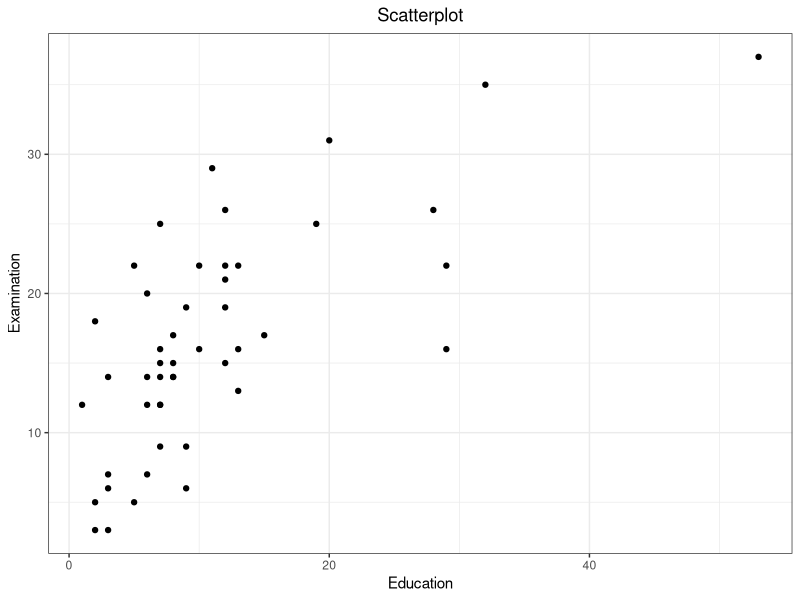

This figure's R source:
## ---- chunk 1
knitr::opts_chunk$set(cache = TRUE, include = TRUE)
## ---- chunk 2

vec1 <- rep(5, 10) #vector of ten 5s

vec2 <- c(1:10) #vector counting from 1 to 10

vec3 <- seq(from = 1, to = 10, by = 1) #vector counting from 1 to 10

vec4 <- rep(NA, 10) #vector of 10 NAss

all_vecs <- cbind(vec1, vec2, vec3, vec4) #bind vectorss together using cbind
#we get four columns and ten rows

all_vecs2 <- rbind(vec1, vec2, vec3, vec4) #bind vectors together using rbind
#we get ten columns and four rows

## ---- chunk 3
set.seed(425)

#simulate 100 draws from N(2, 4)
draws <- rnorm(100, 2, 4)

#calculate proportion of draws above 3.1
sum(draws > 3.1)/length(draws)
#0.39

#using pnorm to retrieve the expected proportion of draws above 1.5
1 - pnorm(3.1, 2, 4)
#just about matches above!

#repeating the above with 100,000 draws
draws2 <- rnorm(10000, 2, 4)
sum(draws2 > 3.1)/length(draws2)
#0.3864, very similar

#We simulated 1 - CDF of N(2, 4) at x = 3.1 

## ---- chunk 4
#creating a container (here, a vector) into which we can dump the 1s and 0s. 
#We could do this with c() but it's more efficient to create
#a container of the proper size first 
draws_new <- vector("integer", length(draws))

#for loop that fills the container with 1 when draws > 3.1 and 0 elsewise
for (i in 1:length(draws)){
  if(draws[i] > 3.1){
    draws_new[i] <- 1
  } else draws_new[i] <- 0
}

sum(draws_new) #the number here looks familiar, no?

#repeat above using ifelse
draws_new2 <- ifelse(draws > 3.1, 1, 0)

#checking to make sure we have the same number
sum(draws_new2)
#yay! it is the same.

## ---- chunk 5
#loading in swiss dataset
data(swiss)

#find number of variables and number of observations
ncol(swiss); nrow(swiss)
#six variables, 47 observations

#summary
summary(swiss$Catholic)

#creating protestant variable
swiss$Protestant <- 100 - swiss$Catholic

#summary
summary(swiss$Protestant)

#finding mean of Protestant
mean(swiss$Protestant)
#58.86

## ---- chunk 6
#finding the type of swisss
class(swiss) 
typeof(swiss)

#corece swiss to a list
swiss_list <- as.list(swiss)

#View
View(swiss_list)

#get length of swiss dataset 
length(swiss)

#7 - this is because swiss is a dataframe and a dataframe is really a list of
#same length vectors. This fact helps dataframes mimic matrices.

#this is an example matrix
test_mat <- matrix(c(1, 0, 3, 2, 4, 5, 6, 8), nrow = 4, ncol = 2)
#this is the length
length(test_mat)
#8

#?length()
## ---- chunk 7
#creating container for for loop
medians <- vector("double", ncol(swiss))

#for loop that finds the median for each variable (column)
for (i in seq_along(swiss)){
  medians[i] <- median(swiss[, i])
}

#assigning the names of swiss (variable names/column headers) to the median
#vector
names(medians) <- names(swiss)

#print
print(medians)
## ---- chunk 8
#examine functions
?apply()
?sapply()
?lapply()


#using apply
medians2 <- apply(swiss, 2, median)
print(medians2)
typeof(medians2)
#it created a named vector

#using lapply
medians3 <- lapply(swiss, median)
print(medians3)
typeof(medians3)
#outputs a named list

#using sapply
medians4 <- sapply(swiss, median)
print(medians4)
typeof(medians4)
#outputs a named vector
## ---- chunk 9
library(ggplot2)

ggplot(swiss, aes(x = Education, y = Examination)) +
  geom_point() + 
  labs(x = "Education", y = "Examination", title = "Scatterplot") +
  theme_bw() +
  theme(plot.title = element_text(hjust = 0.5))

#looks there there could be a positive relationship between Examination and Education 
# as Examination score increases, Education also increases

## ---- chunk 10
#example 1
fun_ex1 <- function(params) {
  x <- params[1]
  y <- params[2]
  
  result <- x*y
  
  return(result)
}

#evaluate
fun_ex1(c(3,4))


#example 2
fun_ex2 <- function(x, y) {
  
  result <- x*y
  
  return(result)
}

#evaluate
fun_ex2(3,4)

## ---- chunk 11
#function for the above equation
my_fun <- function(params){
  x <- params[1]
  y <- params[2]
  z <- params[3]
  
  result <- x^2 + 3*x*y + sin(z)
  
  return(result)
}

#evaluating the function at x = 3/4, y = 13, z = 3.4
my_fun(c(3/4, 13, 3.4))
## ---- chunk 12
#a
a <- c(4, -5, 4, 1)
#b
b <- c(3, 2, -7, 17)

#A
A <- matrix(c(1, -3, 4, 5, 6, 8, 9, -10), ncol = 4)

#B
B <- matrix(c(4:1, 8, 14, -2, 1), ncol = 2)
## ---- chunk 13
#dot product
a %*% b
b %*% a


#AB
AB <- A %*% B
solve(AB)
dim(AB)
#yes it is invertible

#eigen vectors and values
eigen_AB <- eigen(AB)

#verifying that they are eigenvalues by checking that det(AB−λiI)=0 for each value
sapply(eigen_AB$values, function(x) det(AB - diag(2)*x))


